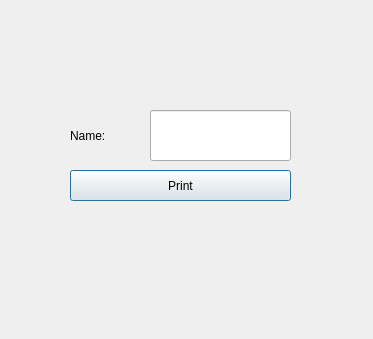
<?xml version="1.0" encoding="UTF-8"?>
<ui version="4.0">
 <class>Dialog</class>
 <widget class="QDialog" name="Dialog">
  <property name="geometry">
   <rect>
    <x>0</x>
    <y>0</y>
    <width>373</width>
    <height>339</height>
   </rect>
  </property>
  <property name="windowTitle">
   <string>Dialog</string>
  </property>
  <widget class="QLabel" name="label">
   <property name="geometry">
    <rect>
     <x>70</x>
     <y>110</y>
     <width>81</width>
     <height>51</height>
    </rect>
   </property>
   <property name="text">
    <string>Name:</string>
   </property>
  </widget>
  <widget class="QLineEdit" name="lineedit_Test">
   <property name="geometry">
    <rect>
     <x>150</x>
     <y>110</y>
     <width>141</width>
     <height>51</height>
    </rect>
   </property>
  </widget>
  <widget class="QPushButton" name="btn_printTextEdit">
   <property name="geometry">
    <rect>
     <x>70</x>
     <y>170</y>
     <width>221</width>
     <height>31</height>
    </rect>
   </property>
   <property name="text">
    <string>Print</string>
   </property>
  </widget>
 </widget>
 <resources/>
 <connections>
  <connection>
   <sender>label</sender>
   <signal>linkActivated(QString)</signal>
   <receiver>lineedit_Test</receiver>
   <slot>setText(QString)</slot>
   <hints>
    <hint type="sourcelabel">
     <x>102</x>
     <y>136</y>
    </hint>
    <hint type="destinationlabel">
     <x>202</x>
     <y>132</y>
    </hint>
   </hints>
  </connection>
 </connections>
</ui>
